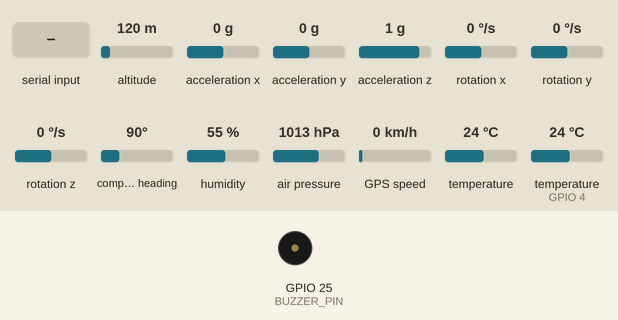
The sketch below on a simulated ESP32. Shown: buzzer (waves = sounding, pin HIGH). Wiring (inferred from the names in the program): MPU-6050 motion sensor at I2C address 0x68; BMP280 pressure sensor at I2C address 0x76. Inputs (shaded band) come from the test bench; at power-on: altitude 120 m, temperature (sensor on GPIO 4) 24 °C, rotation x 0 °/s, rotation y 0 °/s, rotation z 0 °/s, acceleration x 0 g, acceleration y 0 g, acceleration z 1 g, compass heading 90°, humidity 55 %, air pressure 1013 hPa, GPS speed 0 km/h, temperature 24 °C. The GPS gets a fix after 3 s at 37.7749, -122.4194 with 8 satellites; what the sketch prints to the serial monitor is not drawn.

Above: at 1.1 s.
At 5.4 s:
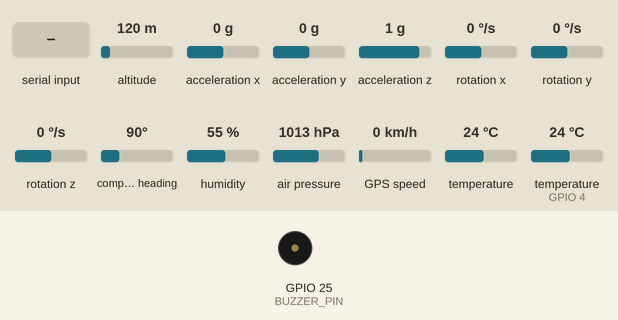
5.5 s: altitude set to 20 m
11.4 s: temperature (sensor on GPIO 4) set to 0 °C
17.3 s: "1" received over the second serial link
23.2 s: rotation x set to -2 °/s
24.7 s: rotation y set to -192 °/s
30.6 s: rotation z set to -192 °/s
Timing chart, 0 to 37.5 s (numbered marks = the images above; inputs shaded):
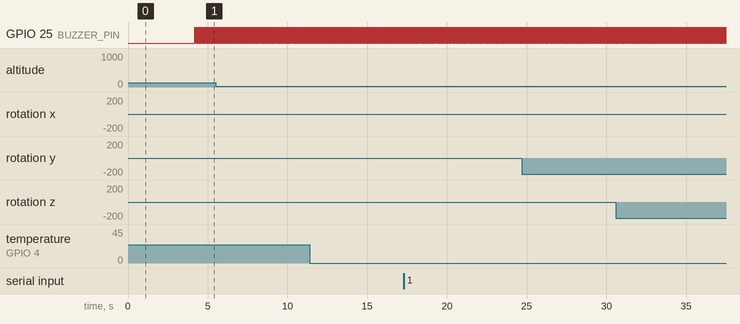

The sketch:

sensors_interface.ino
```cpp
#include <Wire.h>
#include <math.h>
#include <DHT.h>
#include <TinyGPSPlus.h>
#include <esp_system.h>

// =====================================================
// MPU6050
// =====================================================

#define MPU6050_ADDR 0x68

#define PWR_MGMT_1    0x6B
#define ACCEL_XOUT_H  0x3B
#define GYRO_XOUT_H   0x43
#define TEMP_OUT_H    0x41

#define BUZZER_PIN 25

// =====================================================
// BMP280
// =====================================================

#define BMP_SDA 19
#define BMP_SCL 18

uint8_t BMP280_ADDR = 0x76;

#define BMP280_PRESSURE  0xF7
#define BMP280_CTRL_MEAS 0xF4
#define BMP280_CONFIG     0xF5

// BMP280 calibration coefficients
uint16_t dig_T1;
int16_t  dig_T2;
int16_t  dig_T3;

uint16_t dig_P1;
int16_t  dig_P2;
int16_t  dig_P3;
int16_t  dig_P4;
int16_t  dig_P5;
int16_t  dig_P6;
int16_t  dig_P7;
int16_t  dig_P8;
int16_t  dig_P9;

int32_t t_fine;


// =====================================================
// DHT22
// =====================================================

#define DHT_PIN 4
#define DHT_TYPE DHT22

DHT dht(DHT_PIN, DHT_TYPE);

// DHT22 is read at most once every 2 seconds.
float dhtHumidity = NAN;
float dhtTemperature = NAN;
unsigned long lastDhtRead = 0;

// Set false when using Arduino Serial Plotter (diagnostic lines are not JSON).
const bool DEBUG_DIAGNOSTICS = false;

void debugStage(const char* stage) {
  if (DEBUG_DIAGNOSTICS) {
    Serial.printf("[%lu ms] %s\n", millis(), stage);
  }
}


// =====================================================
// ALTITUDE
// =====================================================

float referencePressure = 0.0;


// =====================================================
// MPU6050 FUNCTIONS
// =====================================================

void writeRegister(byte reg, byte value) {

  Wire.beginTransmission(MPU6050_ADDR);

  Wire.write(reg);
  Wire.write(value);

  Wire.endTransmission();
}


int16_t read16(byte reg) {
  Wire.beginTransmission(MPU6050_ADDR);
  Wire.write(reg);

  uint8_t error = Wire.endTransmission(false);
  if (error != 0) {
    Serial.printf("[I2C] MPU register 0x%02X transaction error=%u\n", reg, error);
    return 0;
  }

  size_t received = Wire.requestFrom(
    (uint8_t)MPU6050_ADDR, (size_t)2, (bool)true
  );

  if (received != 2) {
    Serial.printf("[I2C] MPU register 0x%02X returned %u bytes\n",
                  reg, (unsigned)received);
    while (Wire.available()) Wire.read();
    return 0;
  }

  uint8_t high = Wire.read();
  uint8_t low = Wire.read();
  return (int16_t)(((uint16_t)high << 8) | low);
}


// =====================================================
// BMP280 FUNCTIONS
// =====================================================

uint16_t bmpRead16_LE(uint8_t reg) {
  Wire1.beginTransmission(BMP280_ADDR);
  Wire1.write(reg);

  uint8_t error = Wire1.endTransmission(false);
  if (error != 0) {
    Serial.printf("[I2C] BMP register 0x%02X transaction error=%u\n", reg, error);
    return 0;
  }

  size_t received = Wire1.requestFrom(
    (uint8_t)BMP280_ADDR, (size_t)2, (bool)true
  );

  if (received != 2) {
    Serial.printf("[I2C] BMP register 0x%02X returned %u bytes\n",
                  reg, (unsigned)received);
    while (Wire1.available()) Wire1.read();
    return 0;
  }

  uint8_t low = Wire1.read();
  uint8_t high = Wire1.read();
  return ((uint16_t)high << 8) | low;
}


int16_t bmpReadS16_LE(uint8_t reg) {

  return (int16_t)bmpRead16_LE(reg);
}

// =====================================================
// NEO GPS
// =====================================================

#define GPS_RX_PIN 16  // ESP32 RX2 <- GPS TX
#define GPS_TX_PIN 17  // ESP32 TX2 -> GPS RX

HardwareSerial gpsSerial(2);
TinyGPSPlus gps;


// =====================================================
// READ BMP280 CALIBRATION
// =====================================================

void readBMP280Calibration() {

  dig_T1 = bmpRead16_LE(0x88);
  dig_T2 = bmpReadS16_LE(0x8A);
  dig_T3 = bmpReadS16_LE(0x8C);

  dig_P1 = bmpRead16_LE(0x8E);
  dig_P2 = bmpReadS16_LE(0x90);
  dig_P3 = bmpReadS16_LE(0x92);
  dig_P4 = bmpReadS16_LE(0x94);
  dig_P5 = bmpReadS16_LE(0x96);
  dig_P6 = bmpReadS16_LE(0x98);
  dig_P7 = bmpReadS16_LE(0x9A);
  dig_P8 = bmpReadS16_LE(0x9C);
  dig_P9 = bmpReadS16_LE(0x9E);
}


// =====================================================
// READ BMP280 RAW DATA
// =====================================================

bool readBMP280Raw(int32_t &pressureRaw, int32_t &temperatureRaw) {
  Wire1.beginTransmission(BMP280_ADDR);
  Wire1.write(BMP280_PRESSURE);

  uint8_t error = Wire1.endTransmission(false);
  if (error != 0) {
    Serial.printf("[I2C] BMP data pointer error=%u\n", error);
    return false;
  }

  size_t received = Wire1.requestFrom(
    (uint8_t)BMP280_ADDR, (size_t)6, (bool)true
  );

  if (received != 6) {
    Serial.printf("[I2C] BMP returned %u bytes, expected 6\n",
                  (unsigned)received);
    while (Wire1.available()) Wire1.read();
    return false;
  }

  uint8_t p_msb  = Wire1.read();
  uint8_t p_lsb  = Wire1.read();
  uint8_t p_xlsb = Wire1.read();
  uint8_t t_msb  = Wire1.read();
  uint8_t t_lsb  = Wire1.read();
  uint8_t t_xlsb = Wire1.read();

  pressureRaw =
    ((int32_t)p_msb << 12) |
    ((int32_t)p_lsb << 4) |
    ((int32_t)p_xlsb >> 4);

  temperatureRaw =
    ((int32_t)t_msb << 12) |
    ((int32_t)t_lsb << 4) |
    ((int32_t)t_xlsb >> 4);

  return true;
}


// =====================================================
// BMP280 TEMPERATURE COMPENSATION
// =====================================================

float compensateTemperature(int32_t adc_T) {

  int32_t var1;
  int32_t var2;
  int32_t T;

  var1 =
      ((((adc_T >> 3) - ((int32_t)dig_T1 << 1))) *
      ((int32_t)dig_T2)) >> 11;

  var2 =
      (((((adc_T >> 4) - ((int32_t)dig_T1)) *
      ((adc_T >> 4) - ((int32_t)dig_T1))) >> 12) *
      ((int32_t)dig_T3)) >> 14;

  t_fine = var1 + var2;

  T = (t_fine * 5 + 128) >> 8;

  return T / 100.0;
}


// =====================================================
// BMP280 PRESSURE COMPENSATION
// =====================================================

float compensatePressure(int32_t adc_P) {

  int64_t var1;
  int64_t var2;
  int64_t p;

  var1 = ((int64_t)t_fine) - 128000;

  var2 = var1 * var1 * (int64_t)dig_P6;

  var2 =
      var2 +
      ((var1 * (int64_t)dig_P5) << 17);

  var2 =
      var2 +
      (((int64_t)dig_P4) << 35);

  var1 =
      ((var1 * var1 * (int64_t)dig_P3) >> 8) +
      ((var1 * (int64_t)dig_P2) << 12);

  var1 =
      (((((int64_t)1) << 47) + var1) *
      ((int64_t)dig_P1)) >> 33;

  if (var1 == 0) {
    return 0;
  }

  p = 1048576 - adc_P;

  p =
      (((p << 31) - var2) * 3125) / var1;

  var1 =
      ((int64_t)dig_P9 *
      (p >> 13) *
      (p >> 13)) >> 25;

  var2 =
      ((int64_t)dig_P8 * p) >> 19;

  p =
      ((p + var1 + var2) >> 8) +
      ((int64_t)dig_P7 << 4);

  return p / 256.0;
}


// =====================================================
// READ BMP280 PRESSURE
// =====================================================

float readPressureHpa() {
  int32_t pressureRaw, temperatureRaw;

  if (!readBMP280Raw(pressureRaw, temperatureRaw)) {
    return NAN;
  }

  compensateTemperature(temperatureRaw);
  float pressure = compensatePressure(pressureRaw);
  return pressure / 100.0f;
}


// =====================================================
// CALCULATE ALTITUDE IN FEET
// =====================================================

float calculateAltitude(float pressureHpa) {
  if (!isfinite(pressureHpa) || !isfinite(referencePressure) ||
      pressureHpa <= 0.0f || referencePressure <= 0.0f) {
    return NAN;
  }

  float ratio = pressureHpa / referencePressure;
  if (ratio <= 0.0f || !isfinite(ratio)) {
    return NAN;
  }

  float altitudeMeters = 44330.0f * (1.0f - powf(ratio, 0.1903f));
  return altitudeMeters * 3.28084f;
}


// =====================================================
// SETUP
// =====================================================


void setup() {
  Serial.begin(115200);
  delay(1000);

  Serial.printf("ESP32 reset reason: %d\n", (int)esp_reset_reason());

  // MPU6050 I2C bus
  Wire.begin(21, 22);
  Wire.setTimeOut(50);

  pinMode(BUZZER_PIN, OUTPUT);
  delay(50);

  Wire.beginTransmission(MPU6050_ADDR);
  Wire.write(PWR_MGMT_1);
  Wire.write(0x00);
  uint8_t mpuError = Wire.endTransmission();
  if (mpuError != 0) {
    Serial.printf("[INIT] MPU6050 not responding; I2C error=%u\n", mpuError);
  } else {
    Serial.println("[INIT] MPU6050 detected");
  }

  // BMP280 uses a separate I2C controller/pin pair
  Wire1.begin(BMP_SDA, BMP_SCL);
  Wire1.setTimeOut(50);
  delay(100);

  Wire1.beginTransmission(0x76);
  if (Wire1.endTransmission() == 0) {
    BMP280_ADDR = 0x76;
  } else {
    Wire1.beginTransmission(0x77);
    if (Wire1.endTransmission() == 0) {
      BMP280_ADDR = 0x77;
    } else {
      Serial.println("[INIT] ERROR: BMP280 not found at 0x76 or 0x77");
      while (true) {
        delay(1000);
        Serial.println("[INIT] Check BMP280 power, SDA=19, SCL=18, and GND");
      }
    }
  }

  Serial.printf("[INIT] BMP280 detected at 0x%02X\n", BMP280_ADDR);
  readBMP280Calibration();

  // Configure BMP280: temperature/pressure oversampling x1, normal mode
  Wire1.beginTransmission(BMP280_ADDR);
  Wire1.write(BMP280_CTRL_MEAS);
  Wire1.write(0x27);
  uint8_t ctrlError = Wire1.endTransmission();
  if (ctrlError != 0) {
    Serial.printf("[INIT] BMP280 CTRL_MEAS write error=%u\n", ctrlError);
  }

  Wire1.beginTransmission(BMP280_ADDR);
  Wire1.write(BMP280_CONFIG);
  Wire1.write(0x00);
  uint8_t configError = Wire1.endTransmission();
  if (configError != 0) {
    Serial.printf("[INIT] BMP280 CONFIG write error=%u\n", configError);
  }

  // DHT22
  dht.begin();
  delay(2000);

  // NEO GPS
  gpsSerial.begin(9600, SERIAL_8N1, GPS_RX_PIN, GPS_TX_PIN);
  Serial.println("[INIT] NEO GPS initialized");

  // Establish reference pressure from valid samples only.
  Serial.println("[INIT] Calibrating reference pressure...");
  double pressureSum = 0.0;
  int validPressureSamples = 0;

  for (int i = 0; i < 50; i++) {
    float p = readPressureHpa();
    if (isfinite(p) && p > 0.0f) {
      pressureSum += p;
      validPressureSamples++;
    }
    delay(20);
  }

  if (validPressureSamples > 0) {
    referencePressure = pressureSum / validPressureSamples;
    Serial.printf("[INIT] Reference pressure: %.2f hPa (%d samples)\n",
                  referencePressure, validPressureSamples);
  } else {
    referencePressure = NAN;
    Serial.println("[INIT] WARNING: no valid BMP280 pressure samples; altitude will be NAN");
  }

  Serial.println("[INIT] Setup complete");
}

// =====================================================
// LOOP
// =====================================================

void loop() {
  debugStage("LOOP START");
  digitalWrite(BUZZER_PIN, HIGH);

  // MPU6050: log each individual I2C read to pinpoint a possible hang.
  debugStage("MPU: accel X");
  int16_t accelX = read16(ACCEL_XOUT_H);

  debugStage("MPU: accel Y");
  int16_t accelY = read16(ACCEL_XOUT_H + 2);

  debugStage("MPU: accel Z");
  int16_t accelZ = read16(ACCEL_XOUT_H + 4);

  debugStage("MPU: temperature");
  int16_t tempRaw = read16(TEMP_OUT_H);

  debugStage("MPU: gyro X");
  int16_t gyroX = read16(GYRO_XOUT_H);

  debugStage("MPU: gyro Y");
  int16_t gyroY = read16(GYRO_XOUT_H + 2);

  debugStage("MPU: gyro Z");
  int16_t gyroZ = read16(GYRO_XOUT_H + 4);

  debugStage("AFTER MPU");

  float ax = accelX / 16384.0f;
  float ay = accelY / 16384.0f;
  float az = accelZ / 16384.0f;

  float gx = gyroX / 131.0f;
  float gy = gyroY / 131.0f;
  float gz = gyroZ / 131.0f;

  float mpuTemperature = (tempRaw / 340.0f) + 36.53f;
  (void)ax; (void)ay; (void)az; (void)mpuTemperature;

  // BMP280
  debugStage("BEFORE BMP");
  int32_t pressureRaw = 0;
  int32_t temperatureRaw = 0;

  if (!readBMP280Raw(pressureRaw, temperatureRaw)) {
    debugStage("BMP READ FAILED");
    delay(100);
    return;
  }

  float bmpTemperature = compensateTemperature(temperatureRaw);
  float pressure = compensatePressure(pressureRaw);
  float pressure_hPa = pressure / 100.0f;
  debugStage("AFTER BMP");

  if (!isfinite(pressure_hPa) || pressure_hPa <= 0.0f) {
    Serial.println("[BMP] Invalid pressure result");
    delay(100);
    return;
  }

  // GPS: parse whatever bytes are currently available; never wait for a fix.
  debugStage("BEFORE GPS");
  while (gpsSerial.available() > 0) {
    gps.encode(gpsSerial.read());
  }

  double latitude = 0.0;
  double longitude = 0.0;
  double gpsAltitude = 0.0;
  double gpsSpeed = 0.0;
  int satellites = 0;
  bool gpsValid = gps.location.isValid();

  if (gpsValid) {
    latitude = gps.location.lat();
    longitude = gps.location.lng();
  }
  if (gps.altitude.isValid()) gpsAltitude = gps.altitude.meters();
  if (gps.speed.isValid()) gpsSpeed = gps.speed.kmph();
  if (gps.satellites.isValid()) satellites = gps.satellites.value();
  debugStage("AFTER GPS");

  // Altitude based on BMP280 pressure.
  float altitude = calculateAltitude(pressure_hPa);

  // DHT22: update no more often than every 2 seconds.
  debugStage("BEFORE DHT");
  if (lastDhtRead == 0 || millis() - lastDhtRead >= 2000UL) {
    lastDhtRead = millis();
    float h = dht.readHumidity();
    float t = dht.readTemperature();

    if (!isnan(h) && !isnan(t)) {
      dhtHumidity = h;
      dhtTemperature = t;
    } else {
      Serial.println("[DHT] Read failed; keeping last valid reading");
    }
  }
  debugStage("AFTER DHT");

  // JSON output. Diagnostic messages are also enabled; disable diagnostics
  // by setting DEBUG_DIAGNOSTICS=false when using Serial Plotter.
  debugStage("BEFORE OUTPUT");

  Serial.printf(
    "{\"ax\":%.3f,"
    "\"ay\":%.3f,"
    "\"az\":%.3f,"
    "\"gx\":%.2f,"
    "\"gy\":%.2f,"
    "\"gz\":%.2f,"
    "\"bmpTemperature\":%.2f,"
    "\"pressure_hPa\":%.2f,"
    "\"altitude\":%.2f,"
    "\"dhtTemperature\":%.2f,"
    "\"dhtHumidity\":%.2f,"
    "\"latitude\":%.6f,"
    "\"longitude\":%.6f,"
    "\"gpsAltitude\":%.2f,"
    "\"gpsSpeed\":%.2f,"
    "\"satellites\":%d,"
    "\"gpsValid\":%s}\n",
    ax, ay, az,
    gx, gy, gz,
    bmpTemperature, pressure_hPa, altitude,
    dhtTemperature, dhtHumidity,
    latitude, longitude, gpsAltitude, gpsSpeed,
    satellites, gpsValid ? "true" : "false"
  );

    digitalWrite(BUZZER_PIN, LOW);
  debugStage("LOOP END");

  delay(20);


}
```

Measured:
- by itself, GPIO 25 (BUZZER_PIN): alternates HIGH for 0.02 s and LOW for 0.02 s
